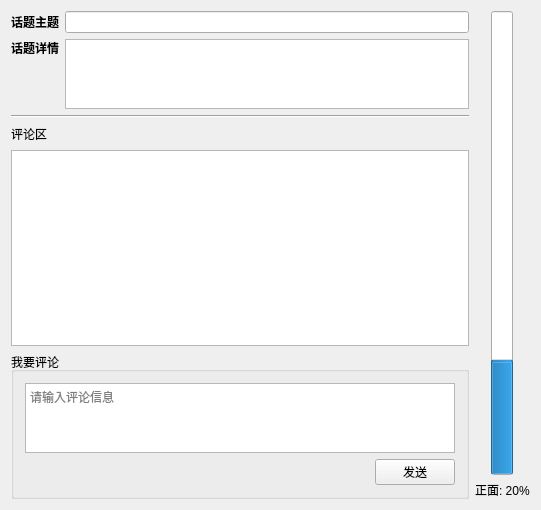
<?xml version="1.0" encoding="UTF-8"?>
<ui version="4.0">
 <class>JC_TopicWidget</class>
 <widget class="QWidget" name="JC_TopicWidget">
  <property name="geometry">
   <rect>
    <x>0</x>
    <y>0</y>
    <width>541</width>
    <height>510</height>
   </rect>
  </property>
  <property name="windowTitle">
   <string>JC_TopicDialog</string>
  </property>
  <layout class="QGridLayout" name="gridLayout_2">
   <item row="0" column="0">
    <layout class="QHBoxLayout" name="horizontalLayout_5" stretch="10,1">
     <item>
      <layout class="QVBoxLayout" name="verticalLayout_3" stretch="1,0,3,1">
       <item>
        <layout class="QVBoxLayout" name="verticalLayout" stretch="1,3">
         <item>
          <layout class="QHBoxLayout" name="horizontalLayout">
           <item>
            <widget class="QLabel" name="label">
             <property name="text">
              <string>&lt;b&gt;话题主题</string>
             </property>
            </widget>
           </item>
           <item>
            <widget class="QLineEdit" name="lineEdit">
             <property name="readOnly">
              <bool>true</bool>
             </property>
            </widget>
           </item>
          </layout>
         </item>
         <item>
          <layout class="QGridLayout" name="gridLayout">
           <item row="0" column="0">
            <widget class="QLabel" name="label_2">
             <property name="text">
              <string>&lt;b&gt;话题详情</string>
             </property>
            </widget>
           </item>
           <item row="1" column="0">
            <spacer name="verticalSpacer">
             <property name="orientation">
              <enum>Qt::Vertical</enum>
             </property>
             <property name="sizeHint" stdset="0">
              <size>
               <width>20</width>
               <height>40</height>
              </size>
             </property>
            </spacer>
           </item>
           <item row="0" column="1" rowspan="2">
            <widget class="QTextBrowser" name="textBrowser"/>
           </item>
          </layout>
         </item>
        </layout>
       </item>
       <item>
        <widget class="Line" name="line">
         <property name="orientation">
          <enum>Qt::Horizontal</enum>
         </property>
        </widget>
       </item>
       <item>
        <layout class="QVBoxLayout" name="verticalLayout_2" stretch="0,0">
         <item>
          <layout class="QHBoxLayout" name="horizontalLayout_2">
           <item>
            <widget class="QLabel" name="label_3">
             <property name="text">
              <string>评论区</string>
             </property>
            </widget>
           </item>
           <item>
            <spacer name="horizontalSpacer">
             <property name="orientation">
              <enum>Qt::Horizontal</enum>
             </property>
             <property name="sizeHint" stdset="0">
              <size>
               <width>40</width>
               <height>20</height>
              </size>
             </property>
            </spacer>
           </item>
          </layout>
         </item>
         <item>
          <widget class="QListWidget" name="listWidget"/>
         </item>
        </layout>
       </item>
       <item>
        <widget class="QGroupBox" name="groupBox">
         <property name="title">
          <string>我要评论</string>
         </property>
         <layout class="QVBoxLayout" name="verticalLayout_5">
          <item>
           <layout class="QVBoxLayout" name="verticalLayout_4">
            <item>
             <widget class="QTextEdit" name="txtInputWindow">
              <property name="placeholderText">
               <string>请输入评论信息</string>
              </property>
             </widget>
            </item>
            <item>
             <layout class="QHBoxLayout" name="horizontalLayout_3">
              <item>
               <spacer name="horizontalSpacer_2">
                <property name="orientation">
                 <enum>Qt::Horizontal</enum>
                </property>
                <property name="sizeHint" stdset="0">
                 <size>
                  <width>40</width>
                  <height>20</height>
                 </size>
                </property>
               </spacer>
              </item>
              <item>
               <widget class="QPushButton" name="pushButton_7">
                <property name="text">
                 <string>发送</string>
                </property>
               </widget>
              </item>
             </layout>
            </item>
           </layout>
          </item>
         </layout>
        </widget>
       </item>
      </layout>
     </item>
     <item>
      <layout class="QVBoxLayout" name="verticalLayout_6">
       <item>
        <layout class="QHBoxLayout" name="horizontalLayout_4">
         <item>
          <spacer name="horizontalSpacer_3">
           <property name="orientation">
            <enum>Qt::Horizontal</enum>
           </property>
           <property name="sizeHint" stdset="0">
            <size>
             <width>40</width>
             <height>20</height>
            </size>
           </property>
          </spacer>
         </item>
         <item>
          <widget class="QProgressBar" name="progressBar">
           <property name="value">
            <number>24</number>
           </property>
           <property name="alignment">
            <set>Qt::AlignBottom|Qt::AlignLeading|Qt::AlignLeft</set>
           </property>
           <property name="orientation">
            <enum>Qt::Vertical</enum>
           </property>
          </widget>
         </item>
         <item>
          <spacer name="horizontalSpacer_4">
           <property name="orientation">
            <enum>Qt::Horizontal</enum>
           </property>
           <property name="sizeHint" stdset="0">
            <size>
             <width>40</width>
             <height>20</height>
            </size>
           </property>
          </spacer>
         </item>
        </layout>
       </item>
       <item>
        <widget class="QLabel" name="label_4">
         <property name="text">
          <string>正面: 20%</string>
         </property>
        </widget>
       </item>
      </layout>
     </item>
    </layout>
   </item>
  </layout>
 </widget>
 <layoutdefault spacing="6" margin="11"/>
 <resources/>
 <connections/>
</ui>
